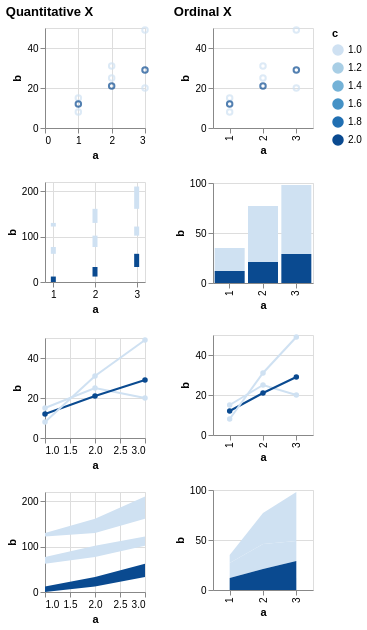

Vega-Lite specification stored for this chart:
### Vega specification from a JSON file in a GitHub repository (floating-point values rounded to 4 significant figures)
{"$schema": "https://vega.github.io/schema/vega/v5.json", "description": "Testing invalid", "background": "white", "padding": 5, "data": [{"name": "source_0", "values": [{"a": 1, "b": 15, "c": 1}, {"a": 2, "b": 25, "c": 1}, {"a": 3, "b": 20, "c": 1}, {"a": 1, "b": 12, "c": 2}, {"a": 2, "b": 21, "c": 2}, {"a": 3, "b": 29, "c": 2}, {"a": 1, "b": 8, "c": null}, {"a": 2, "b": 31, "c": null}, {"a": 3, "b": 49, "c": null}]}, {"name": "data_0", "source": "source_0", "transform": [{"type": "formula", "expr": "toNumber(datum[\"a\"])", "as": "a"}]}, {"name": "data_2", "source": "data_0", "transform": [{"type": "stack", "groupby": [], "field": "b", "sort": {"field": ["c"], "order": ["descending"]}, "as": ["b_start", "b_end"], "offset": "zero"}]}, {"name": "data_3", "source": "data_0", "transform": [{"type": "stack", "groupby": [], "field": "b", "sort": {"field": ["c"], "order": ["descending"]}, "as": ["b_start", "b_end"], "offset": "zero"}]}, {"name": "data_4", "source": "data_0", "transform": [{"type": "stack", "groupby": ["a"], "field": "b", "sort": {"field": ["c"], "order": ["descending"]}, "as": ["b_start", "b_end"], "offset": "zero"}]}, {"name": "data_5", "source": "data_0", "transform": [{"type": "impute", "field": "b", "groupby": ["c"], "key": "a", "method": "value", "value": 0}, {"type": "stack", "groupby": ["a"], "field": "b", "sort": {"field": ["c"], "order": ["descending"]}, "as": ["b_start", "b_end"], "offset": "zero"}]}], "signals": [{"name": "childWidth", "value": 100}, {"name": "concat_0_childHeight", "value": 100}, {"name": "concat_1_childHeight", "value": 100}], "layout": {"padding": 20, "bounds": "full", "align": "each"}, "marks": [{"type": "group", "name": "concat_0_group", "title": {"text": "Quantitative X", "anchor": "start"}, "layout": {"padding": 20, "columns": 1, "bounds": "full", "align": "each"}, "marks": [{"type": "group", "name": "concat_0_concat_0_group", "style": "cell", "encode": {"update": {"width": {"signal": "childWidth"}, "height": {"signal": "concat_0_childHeight"}}}, "marks": [{"name": "concat_0_concat_0_marks", "type": "symbol", "style": ["point"], "from": {"data": "data_0"}, "encode": {"update": {"opacity": {"value": 0.7}, "fill": {"value": "transparent"}, "stroke": [{"test": "!isValid(datum[\"c\"]) || !isFinite(+datum[\"c\"])", "signal": "scale('color', inrange(0, domain('color')) ? 0 : domain('color')[0])"}, {"scale": "color", "field": "c"}], "tooltip": {"signal": "{\"a\": format(datum[\"a\"], \"\"), \"b\": format(datum[\"b\"], \"\"), \"c\": format(datum[\"c\"], \"\")}"}, "ariaRoleDescription": {"value": "point"}, "description": {"signal": "\"a: \" + (format(datum[\"a\"], \"\")) + \"; b: \" + (format(datum[\"b\"], \"\")) + \"; c: \" + (format(datum[\"c\"], \"\"))"}, "x": [{"test": "!isValid(datum[\"a\"]) || !isFinite(+datum[\"a\"])", "scale": "concat_0_concat_0_x", "value": 0}, {"scale": "concat_0_concat_0_x", "field": "a"}], "y": [{"test": "!isValid(datum[\"b\"]) || !isFinite(+datum[\"b\"])", "scale": "concat_0_concat_0_y", "value": 0}, {"scale": "concat_0_concat_0_y", "field": "b"}]}}}], "axes": [{"scale": "concat_0_concat_0_x", "orient": "bottom", "gridScale": "concat_0_concat_0_y", "grid": true, "tickCount": {"signal": "ceil(childWidth/40)"}, "domain": false, "labels": false, "aria": false, "maxExtent": 0, "minExtent": 0, "ticks": false, "zindex": 0}, {"scale": "concat_0_concat_0_y", "orient": "left", "gridScale": "concat_0_concat_0_x", "grid": true, "tickCount": {"signal": "ceil(concat_0_childHeight/40)"}, "domain": false, "labels": false, "aria": false, "maxExtent": 0, "minExtent": 0, "ticks": false, "zindex": 0}, {"scale": "concat_0_concat_0_x", "orient": "bottom", "grid": false, "title": "a", "labelFlush": true, "labelOverlap": true, "tickCount": {"signal": "ceil(childWidth/40)"}, "zindex": 0}, {"scale": "concat_0_concat_0_y", "orient": "left", "grid": false, "title": "b", "labelOverlap": true, "tickCount": {"signal": "ceil(concat_0_childHeight/40)"}, "zindex": 0}]}, {"type": "group", "name": "concat_0_concat_1_group", "style": "cell", "encode": {"update": {"width": {"signal": "childWidth"}, "height": {"signal": "concat_0_childHeight"}}}, "marks": [{"name": "concat_0_concat_1_marks", "type": "rect", "style": ["bar"], "from": {"data": "data_2"}, "encode": {"update": {"fill": [{"test": "!isValid(datum[\"c\"]) || !isFinite(+datum[\"c\"])", "signal": "scale('color', inrange(0, domain('color')) ? 0 : domain('color')[0])"}, {"scale": "color", "field": "c"}], "tooltip": {"signal": "{\"a\": format(datum[\"a\"], \"\"), \"b\": format(datum[\"b\"], \"\"), \"c\": format(datum[\"c\"], \"\")}"}, "ariaRoleDescription": {"value": "bar"}, "description": {"signal": "\"a: \" + (format(datum[\"a\"], \"\")) + \"; b: \" + (format(datum[\"b\"], \"\")) + \"; c: \" + (format(datum[\"c\"], \"\"))"}, "xc": [{"test": "!isValid(datum[\"a\"]) || !isFinite(+datum[\"a\"])", "signal": "scale('concat_0_concat_1_x', inrange(0, domain('concat_0_concat_1_x')) ? 0 : domain('concat_0_concat_1_x')[0])"}, {"scale": "concat_0_concat_1_x", "field": "a"}], "width": {"value": 5}, "y": {"scale": "concat_0_concat_1_y", "field": "b_end"}, "y2": {"scale": "concat_0_concat_1_y", "field": "b_start"}}}}], "axes": [{"scale": "concat_0_concat_1_x", "orient": "bottom", "gridScale": "concat_0_concat_1_y", "grid": true, "tickCount": {"signal": "ceil(childWidth/40)"}, "domain": false, "labels": false, "aria": false, "maxExtent": 0, "minExtent": 0, "ticks": false, "zindex": 0}, {"scale": "concat_0_concat_1_y", "orient": "left", "gridScale": "concat_0_concat_1_x", "grid": true, "tickCount": {"signal": "ceil(concat_0_childHeight/40)"}, "domain": false, "labels": false, "aria": false, "maxExtent": 0, "minExtent": 0, "ticks": false, "zindex": 0}, {"scale": "concat_0_concat_1_x", "orient": "bottom", "grid": false, "title": "a", "labelFlush": true, "labelOverlap": true, "tickCount": {"signal": "ceil(childWidth/40)"}, "zindex": 0}, {"scale": "concat_0_concat_1_y", "orient": "left", "grid": false, "title": "b", "labelOverlap": true, "tickCount": {"signal": "ceil(concat_0_childHeight/40)"}, "zindex": 0}]}, {"type": "group", "name": "concat_0_concat_2_group", "style": "cell", "encode": {"update": {"width": {"signal": "childWidth"}, "height": {"signal": "concat_0_childHeight"}}}, "marks": [{"name": "concat_0_concat_2_layer_0_pathgroup", "type": "group", "from": {"facet": {"name": "faceted_path_concat_0_concat_2_layer_0_main", "data": "data_0", "groupby": ["c"]}}, "encode": {"update": {"width": {"field": {"group": "width"}}, "height": {"field": {"group": "height"}}}}, "marks": [{"name": "concat_0_concat_2_layer_0_marks", "type": "line", "style": ["line"], "sort": {"field": "x"}, "from": {"data": "faceted_path_concat_0_concat_2_layer_0_main"}, "encode": {"update": {"stroke": [{"test": "!isValid(datum[\"c\"]) || !isFinite(+datum[\"c\"])", "signal": "scale('color', inrange(0, domain('color')) ? 0 : domain('color')[0])"}, {"scale": "color", "field": "c"}], "tooltip": {"signal": "{\"a\": format(datum[\"a\"], \"\"), \"b\": format(datum[\"b\"], \"\"), \"c\": format(datum[\"c\"], \"\")}"}, "description": {"signal": "\"a: \" + (format(datum[\"a\"], \"\")) + \"; b: \" + (format(datum[\"b\"], \"\")) + \"; c: \" + (format(datum[\"c\"], \"\"))"}, "x": [{"test": "!isValid(datum[\"a\"]) || !isFinite(+datum[\"a\"])", "signal": "scale('concat_0_concat_2_x', inrange(0, domain('concat_0_concat_2_x')) ? 0 : domain('concat_0_concat_2_x')[0])"}, {"scale": "concat_0_concat_2_x", "field": "a"}], "y": [{"test": "!isValid(datum[\"b\"]) || !isFinite(+datum[\"b\"])", "scale": "concat_0_concat_2_y", "value": 0}, {"scale": "concat_0_concat_2_y", "field": "b"}]}}}]}, {"name": "concat_0_concat_2_layer_1_marks", "type": "symbol", "style": ["point"], "from": {"data": "data_0"}, "encode": {"update": {"opacity": {"value": 1}, "fill": [{"test": "!isValid(datum[\"c\"]) || !isFinite(+datum[\"c\"])", "signal": "scale('color', inrange(0, domain('color')) ? 0 : domain('color')[0])"}, {"scale": "color", "field": "c"}], "tooltip": {"signal": "{\"a\": format(datum[\"a\"], \"\"), \"b\": format(datum[\"b\"], \"\"), \"c\": format(datum[\"c\"], \"\")}"}, "ariaRoleDescription": {"value": "point"}, "description": {"signal": "\"a: \" + (format(datum[\"a\"], \"\")) + \"; b: \" + (format(datum[\"b\"], \"\")) + \"; c: \" + (format(datum[\"c\"], \"\"))"}, "x": [{"test": "!isValid(datum[\"a\"]) || !isFinite(+datum[\"a\"])", "signal": "scale('concat_0_concat_2_x', inrange(0, domain('concat_0_concat_2_x')) ? 0 : domain('concat_0_concat_2_x')[0])"}, {"scale": "concat_0_concat_2_x", "field": "a"}], "y": [{"test": "!isValid(datum[\"b\"]) || !isFinite(+datum[\"b\"])", "scale": "concat_0_concat_2_y", "value": 0}, {"scale": "concat_0_concat_2_y", "field": "b"}]}}}], "axes": [{"scale": "concat_0_concat_2_x", "orient": "bottom", "gridScale": "concat_0_concat_2_y", "grid": true, "tickCount": {"signal": "ceil(childWidth/40)"}, "domain": false, "labels": false, "aria": false, "maxExtent": 0, "minExtent": 0, "ticks": false, "zindex": 0}, {"scale": "concat_0_concat_2_y", "orient": "left", "gridScale": "concat_0_concat_2_x", "grid": true, "tickCount": {"signal": "ceil(concat_0_childHeight/40)"}, "domain": false, "labels": false, "aria": false, "maxExtent": 0, "minExtent": 0, "ticks": false, "zindex": 0}, {"scale": "concat_0_concat_2_x", "orient": "bottom", "grid": false, "title": "a", "labelFlush": true, "labelOverlap": true, "tickCount": {"signal": "ceil(childWidth/40)"}, "zindex": 0}, {"scale": "concat_0_concat_2_y", "orient": "left", "grid": false, "title": "b", "labelOverlap": true, "tickCount": {"signal": "ceil(concat_0_childHeight/40)"}, "zindex": 0}]}, {"type": "group", "name": "concat_0_concat_3_group", "style": "cell", "encode": {"update": {"width": {"signal": "childWidth"}, "height": {"signal": "concat_0_childHeight"}}}, "marks": [{"name": "concat_0_concat_3_pathgroup", "type": "group", "from": {"facet": {"name": "faceted_path_concat_0_concat_3_main", "data": "data_3", "groupby": ["c"]}}, "encode": {"update": {"width": {"field": {"group": "width"}}, "height": {"field": {"group": "height"}}}}, "marks": [{"name": "concat_0_concat_3_marks", "type": "area", "style": ["area"], "sort": {"field": "x"}, "from": {"data": "faceted_path_concat_0_concat_3_main"}, "encode": {"update": {"orient": {"value": "vertical"}, "fill": [{"test": "!isValid(datum[\"c\"]) || !isFinite(+datum[\"c\"])", "signal": "scale('color', inrange(0, domain('color')) ? 0 : domain('color')[0])"}, {"scale": "color", "field": "c"}], "tooltip": {"signal": "{\"a\": format(datum[\"a\"], \"\"), \"b\": format(datum[\"b\"], \"\"), \"c\": format(datum[\"c\"], \"\")}"}, "description": {"signal": "\"a: \" + (format(datum[\"a\"], \"\")) + \"; b: \" + (format(datum[\"b\"], \"\")) + \"; c: \" + (format(datum[\"c\"], \"\"))"}, "x": [{"test": "!isValid(datum[\"a\"]) || !isFinite(+datum[\"a\"])", "signal": "scale('concat_0_concat_3_x', inrange(0, domain('concat_0_concat_3_x')) ? 0 : domain('concat_0_concat_3_x')[0])"}, {"scale": "concat_0_concat_3_x", "field": "a"}], "y": {"scale": "concat_0_concat_3_y", "field": "b_end"}, "y2": {"scale": "concat_0_concat_3_y", "field": "b_start"}}}}]}], "axes": [{"scale": "concat_0_concat_3_x", "orient": "bottom", "gridScale": "concat_0_concat_3_y", "grid": true, "tickCount": {"signal": "ceil(childWidth/40)"}, "domain": false, "labels": false, "aria": false, "maxExtent": 0, "minExtent": 0, "ticks": false, "zindex": 0}, {"scale": "concat_0_concat_3_y", "orient": "left", "gridScale": "concat_0_concat_3_x", "grid": true, "tickCount": {"signal": "ceil(concat_0_childHeight/40)"}, "domain": false, "labels": false, "aria": false, "maxExtent": 0, "minExtent": 0, "ticks": false, "zindex": 0}, {"scale": "concat_0_concat_3_x", "orient": "bottom", "grid": false, "title": "a", "labelFlush": true, "labelOverlap": true, "tickCount": {"signal": "ceil(childWidth/40)"}, "zindex": 0}, {"scale": "concat_0_concat_3_y", "orient": "left", "grid": false, "title": "b", "labelOverlap": true, "tickCount": {"signal": "ceil(concat_0_childHeight/40)"}, "zindex": 0}]}]}, {"type": "group", "name": "concat_1_group", "title": {"text": "Ordinal X", "anchor": "start"}, "layout": {"padding": 20, "columns": 1, "bounds": "full", "align": "each"}, "marks": [{"type": "group", "name": "concat_1_concat_0_group", "style": "cell", "encode": {"update": {"width": {"signal": "childWidth"}, "height": {"signal": "concat_1_childHeight"}}}, "marks": [{"name": "concat_1_concat_0_marks", "type": "symbol", "style": ["point"], "from": {"data": "data_0"}, "encode": {"update": {"opacity": {"value": 0.7}, "fill": {"value": "transparent"}, "stroke": [{"test": "!isValid(datum[\"c\"]) || !isFinite(+datum[\"c\"])", "signal": "scale('color', inrange(0, domain('color')) ? 0 : domain('color')[0])"}, {"scale": "color", "field": "c"}], "tooltip": {"signal": "{\"a\": isValid(datum[\"a\"]) ? datum[\"a\"] : \"\"+datum[\"a\"], \"b\": format(datum[\"b\"], \"\"), \"c\": format(datum[\"c\"], \"\")}"}, "ariaRoleDescription": {"value": "point"}, "description": {"signal": "\"a: \" + (isValid(datum[\"a\"]) ? datum[\"a\"] : \"\"+datum[\"a\"]) + \"; b: \" + (format(datum[\"b\"], \"\")) + \"; c: \" + (format(datum[\"c\"], \"\"))"}, "x": {"scale": "concat_1_concat_0_x", "field": "a"}, "y": [{"test": "!isValid(datum[\"b\"]) || !isFinite(+datum[\"b\"])", "scale": "concat_1_concat_0_y", "value": 0}, {"scale": "concat_1_concat_0_y", "field": "b"}]}}}], "axes": [{"scale": "concat_1_concat_0_y", "orient": "left", "gridScale": "concat_1_concat_0_x", "grid": true, "tickCount": {"signal": "ceil(concat_1_childHeight/40)"}, "domain": false, "labels": false, "aria": false, "maxExtent": 0, "minExtent": 0, "ticks": false, "zindex": 0}, {"scale": "concat_1_concat_0_x", "orient": "bottom", "grid": false, "title": "a", "labelAlign": "right", "labelAngle": 270, "labelBaseline": "middle", "zindex": 0}, {"scale": "concat_1_concat_0_y", "orient": "left", "grid": false, "title": "b", "labelOverlap": true, "tickCount": {"signal": "ceil(concat_1_childHeight/40)"}, "zindex": 0}]}, {"type": "group", "name": "concat_1_concat_1_group", "style": "cell", "encode": {"update": {"width": {"signal": "childWidth"}, "height": {"signal": "concat_1_childHeight"}}}, "marks": [{"name": "concat_1_concat_1_marks", "type": "rect", "style": ["bar"], "from": {"data": "data_4"}, "encode": {"update": {"fill": [{"test": "!isValid(datum[\"c\"]) || !isFinite(+datum[\"c\"])", "signal": "scale('color', inrange(0, domain('color')) ? 0 : domain('color')[0])"}, {"scale": "color", "field": "c"}], "tooltip": {"signal": "{\"a\": isValid(datum[\"a\"]) ? datum[\"a\"] : \"\"+datum[\"a\"], \"b\": format(datum[\"b\"], \"\"), \"c\": format(datum[\"c\"], \"\")}"}, "ariaRoleDescription": {"value": "bar"}, "description": {"signal": "\"a: \" + (isValid(datum[\"a\"]) ? datum[\"a\"] : \"\"+datum[\"a\"]) + \"; b: \" + (format(datum[\"b\"], \"\")) + \"; c: \" + (format(datum[\"c\"], \"\"))"}, "x": {"scale": "concat_1_concat_1_x", "field": "a"}, "width": {"signal": "max(0.25, bandwidth('concat_1_concat_1_x'))"}, "y": {"scale": "concat_1_concat_1_y", "field": "b_end"}, "y2": {"scale": "concat_1_concat_1_y", "field": "b_start"}}}}], "axes": [{"scale": "concat_1_concat_1_y", "orient": "left", "gridScale": "concat_1_concat_1_x", "grid": true, "tickCount": {"signal": "ceil(concat_1_childHeight/40)"}, "domain": false, "labels": false, "aria": false, "maxExtent": 0, "minExtent": 0, "ticks": false, "zindex": 0}, {"scale": "concat_1_concat_1_x", "orient": "bottom", "grid": false, "title": "a", "labelAlign": "right", "labelAngle": 270, "labelBaseline": "middle", "zindex": 0}, {"scale": "concat_1_concat_1_y", "orient": "left", "grid": false, "title": "b", "labelOverlap": true, "tickCount": {"signal": "ceil(concat_1_childHeight/40)"}, "zindex": 0}]}, {"type": "group", "name": "concat_1_concat_2_group", "style": "cell", "encode": {"update": {"width": {"signal": "childWidth"}, "height": {"signal": "concat_1_childHeight"}}}, "marks": [{"name": "concat_1_concat_2_layer_0_pathgroup", "type": "group", "from": {"facet": {"name": "faceted_path_concat_1_concat_2_layer_0_main", "data": "data_0", "groupby": ["c"]}}, "encode": {"update": {"width": {"field": {"group": "width"}}, "height": {"field": {"group": "height"}}}}, "marks": [{"name": "concat_1_concat_2_layer_0_marks", "type": "line", "style": ["line"], "sort": {"field": "x"}, "from": {"data": "faceted_path_concat_1_concat_2_layer_0_main"}, "encode": {"update": {"stroke": [{"test": "!isValid(datum[\"c\"]) || !isFinite(+datum[\"c\"])", "signal": "scale('color', inrange(0, domain('color')) ? 0 : domain('color')[0])"}, {"scale": "color", "field": "c"}], "tooltip": {"signal": "{\"a\": isValid(datum[\"a\"]) ? datum[\"a\"] : \"\"+datum[\"a\"], \"b\": format(datum[\"b\"], \"\"), \"c\": format(datum[\"c\"], \"\")}"}, "description": {"signal": "\"a: \" + (isValid(datum[\"a\"]) ? datum[\"a\"] : \"\"+datum[\"a\"]) + \"; b: \" + (format(datum[\"b\"], \"\")) + \"; c: \" + (format(datum[\"c\"], \"\"))"}, "x": {"scale": "concat_1_concat_2_x", "field": "a"}, "y": [{"test": "!isValid(datum[\"b\"]) || !isFinite(+datum[\"b\"])", "scale": "concat_1_concat_2_y", "value": 0}, {"scale": "concat_1_concat_2_y", "field": "b"}]}}}]}, {"name": "concat_1_concat_2_layer_1_marks", "type": "symbol", "style": ["point"], "from": {"data": "data_0"}, "encode": {"update": {"opacity": {"value": 1}, "fill": [{"test": "!isValid(datum[\"c\"]) || !isFinite(+datum[\"c\"])", "signal": "scale('color', inrange(0, domain('color')) ? 0 : domain('color')[0])"}, {"scale": "color", "field": "c"}], "tooltip": {"signal": "{\"a\": isValid(datum[\"a\"]) ? datum[\"a\"] : \"\"+datum[\"a\"], \"b\": format(datum[\"b\"], \"\"), \"c\": format(datum[\"c\"], \"\")}"}, "ariaRoleDescription": {"value": "point"}, "description": {"signal": "\"a: \" + (isValid(datum[\"a\"]) ? datum[\"a\"] : \"\"+datum[\"a\"]) + \"; b: \" + (format(datum[\"b\"], \"\")) + \"; c: \" + (format(datum[\"c\"], \"\"))"}, "x": {"scale": "concat_1_concat_2_x", "field": "a"}, "y": [{"test": "!isValid(datum[\"b\"]) || !isFinite(+datum[\"b\"])", "scale": "concat_1_concat_2_y", "value": 0}, {"scale": "concat_1_concat_2_y", "field": "b"}]}}}], "axes": [{"scale": "concat_1_concat_2_y", "orient": "left", "gridScale": "concat_1_concat_2_x", "grid": true, "tickCount": {"signal": "ceil(concat_1_childHeight/40)"}, "domain": false, "labels": false, "aria": false, "maxExtent": 0, "minExtent": 0, "ticks": false, "zindex": 0}, {"scale": "concat_1_concat_2_x", "orient": "bottom", "grid": false, "title": "a", "labelAlign": "right", "labelAngle": 270, "labelBaseline": "middle", "zindex": 0}, {"scale": "concat_1_concat_2_y", "orient": "left", "grid": false, "title": "b", "labelOverlap": true, "tickCount": {"signal": "ceil(concat_1_childHeight/40)"}, "zindex": 0}]}, {"type": "group", "name": "concat_1_concat_3_group", "style": "cell", "encode": {"update": {"width": {"signal": "childWidth"}, "height": {"signal": "concat_1_childHeight"}}}, "marks": [{"name": "concat_1_concat_3_pathgroup", "type": "group", "from": {"facet": {"name": "faceted_path_concat_1_concat_3_main", "data": "data_5", "groupby": ["c"]}}, "encode": {"update": {"width": {"field": {"group": "width"}}, "height": {"field": {"group": "height"}}}}, "marks": [{"name": "concat_1_concat_3_marks", "type": "area", "style": ["area"], "sort": {"field": "x"}, "from": {"data": "faceted_path_concat_1_concat_3_main"}, "encode": {"update": {"orient": {"value": "vertical"}, "fill": [{"test": "!isValid(datum[\"c\"]) || !isFinite(+datum[\"c\"])", "signal": "scale('color', inrange(0, domain('color')) ? 0 : domain('color')[0])"}, {"scale": "color", "field": "c"}], "tooltip": {"signal": "{\"a\": isValid(datum[\"a\"]) ? datum[\"a\"] : \"\"+datum[\"a\"], \"b\": format(datum[\"b\"], \"\"), \"c\": format(datum[\"c\"], \"\")}"}, "description": {"signal": "\"a: \" + (isValid(datum[\"a\"]) ? datum[\"a\"] : \"\"+datum[\"a\"]) + \"; b: \" + (format(datum[\"b\"], \"\")) + \"; c: \" + (format(datum[\"c\"], \"\"))"}, "x": {"scale": "concat_1_concat_3_x", "field": "a"}, "y": {"scale": "concat_1_concat_3_y", "field": "b_end"}, "y2": {"scale": "concat_1_concat_3_y", "field": "b_start"}}}}]}], "axes": [{"scale": "concat_1_concat_3_y", "orient": "left", "gridScale": "concat_1_concat_3_x", "grid": true, "tickCount": {"signal": "ceil(concat_1_childHeight/40)"}, "domain": false, "labels": false, "aria": false, "maxExtent": 0, "minExtent": 0, "ticks": false, "zindex": 0}, {"scale": "concat_1_concat_3_x", "orient": "bottom", "grid": false, "title": "a", "labelAlign": "right", "labelAngle": 270, "labelBaseline": "middle", "zindex": 0}, {"scale": "concat_1_concat_3_y", "orient": "left", "grid": false, "title": "b", "labelOverlap": true, "tickCount": {"signal": "ceil(concat_1_childHeight/40)"}, "zindex": 0}]}]}], "scales": [{"name": "color", "type": "linear", "domain": {"fields": [{"data": "data_0", "field": "c"}, {"data": "data_2", "field": "c"}, {"data": "data_3", "field": "c"}, {"data": "data_4", "field": "c"}, {"data": "data_5", "field": "c"}]}, "range": "ramp", "interpolate": "hcl", "zero": false}, {"name": "concat_0_concat_0_x", "type": "linear", "domain": {"data": "data_0", "field": "a"}, "range": [0, {"signal": "childWidth"}], "nice": true, "zero": true}, {"name": "concat_0_concat_0_y", "type": "linear", "domain": {"data": "data_0", "field": "b"}, "range": [{"signal": "concat_0_childHeight"}, 0], "nice": true, "zero": true}, {"name": "concat_0_concat_1_x", "type": "linear", "domain": {"data": "data_2", "field": "a"}, "range": [0, {"signal": "childWidth"}], "nice": true, "zero": false, "padding": 5}, {"name": "concat_0_concat_1_y", "type": "linear", "domain": {"data": "data_2", "fields": ["b_start", "b_end"]}, "range": [{"signal": "concat_0_childHeight"}, 0], "nice": true, "zero": true}, {"name": "concat_0_concat_2_x", "type": "linear", "domain": {"data": "data_0", "field": "a"}, "range": [0, {"signal": "childWidth"}], "nice": true, "zero": false}, {"name": "concat_0_concat_2_y", "type": "linear", "domain": {"data": "data_0", "field": "b"}, "range": [{"signal": "concat_0_childHeight"}, 0], "nice": true, "zero": true}, {"name": "concat_0_concat_3_x", "type": "linear", "domain": {"data": "data_3", "field": "a"}, "range": [0, {"signal": "childWidth"}], "nice": true, "zero": false}, {"name": "concat_0_concat_3_y", "type": "linear", "domain": {"data": "data_3", "fields": ["b_start", "b_end"]}, "range": [{"signal": "concat_0_childHeight"}, 0], "nice": true, "zero": true}, {"name": "concat_1_concat_0_x", "type": "point", "domain": {"data": "data_0", "field": "a", "sort": true}, "range": [0, {"signal": "childWidth"}], "padding": 0.5}, {"name": "concat_1_concat_0_y", "type": "linear", "domain": {"data": "data_0", "field": "b"}, "range": [{"signal": "concat_1_childHeight"}, 0], "nice": true, "zero": true}, {"name": "concat_1_concat_1_x", "type": "band", "domain": {"data": "data_4", "field": "a", "sort": true}, "range": [0, {"signal": "childWidth"}], "paddingInner": 0.1, "paddingOuter": 0.05}, {"name": "concat_1_concat_1_y", "type": "linear", "domain": {"data": "data_4", "fields": ["b_start", "b_end"]}, "range": [{"signal": "concat_1_childHeight"}, 0], "nice": true, "zero": true}, {"name": "concat_1_concat_2_x", "type": "point", "domain": {"data": "data_0", "field": "a", "sort": true}, "range": [0, {"signal": "childWidth"}], "padding": 0.5}, {"name": "concat_1_concat_2_y", "type": "linear", "domain": {"data": "data_0", "field": "b"}, "range": [{"signal": "concat_1_childHeight"}, 0], "nice": true, "zero": true}, {"name": "concat_1_concat_3_x", "type": "point", "domain": {"data": "data_5", "field": "a", "sort": true}, "range": [0, {"signal": "childWidth"}], "padding": 0.5}, {"name": "concat_1_concat_3_y", "type": "linear", "domain": {"data": "data_5", "fields": ["b_start", "b_end"]}, "range": [{"signal": "concat_1_childHeight"}, 0], "nice": true, "zero": true}], "legends": [{"stroke": "color", "gradientLength": {"signal": "clamp(concat_0_childHeight, 64, 200)"}, "title": "c", "encode": {"gradient": {"update": {"opacity": {"value": 0.7}}}}, "fill": "color"}], "config": {"mark": {"tooltip": true}}}
